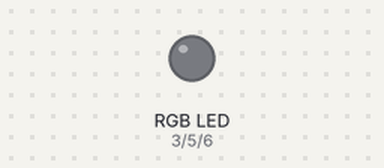
The sketch below on a simulated Arduino Uno, built with avr-gcc and run on an emulated ATmega328P. Parts: an RGB LED mixed from three pins (HIGH = lit). Dim RGB values are drawn brighter than linear; random numbers use the default seed unless the sketch sets one.

Above: at 0.15 s.
At 5.4 s:
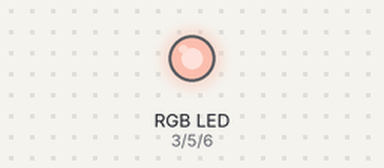
At 9.6 s:
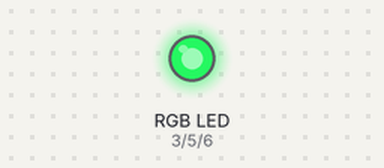
At 20.1 s:
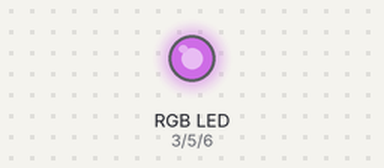
At 28.5 s:
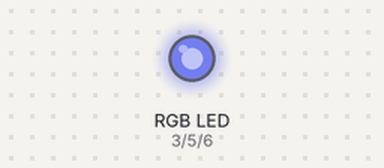
At 39.0 s:
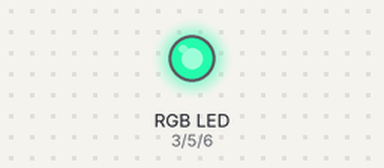
Timing chart, 0 to 40.0 s (numbered marks = the images above):
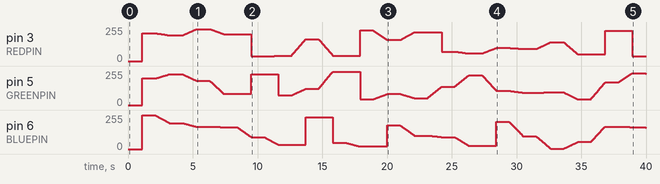

The sketch:

1_LED_random_gradual_light_opt.ino
```cpp
// with arduino board and RGB LED

#define REDPIN 3
#define GREENPIN 5
#define BLUEPIN 6

int pins[3] = {REDPIN, GREENPIN, BLUEPIN};
float pre_rgb[3] = {0, 0, 0};

void gradation(int*, int, int);

void setup(){
  for(int i=0; i<3; i++) pinMode(pins[i], OUTPUT);
  randomSeed(analogRead(0)); // This line returns from 0 to 1023 value when read the disconnected analog port
}

void loop(){
  int rgb[3] = {random(0, 255), random(0, 255), random(0, 255)};
  gradation(rgb, 1000, 1000);
}

void gradation(int rgb[], int gd, int d){
  float d_rgb[3];
  for(int i=0; i<3; i++) d_rgb[i] = (rgb[i]-pre_rgb[i])/gd;
  for(int i=0; i<gd; i++){
    for(int j=0; j<3; j++) pre_rgb[j] += d_rgb[j];
    for(int j=0; j<3; j++) analogWrite(pins[j], round(pre_rgb[j]));
    delay(1);
  }
  delay(d);
}
```
